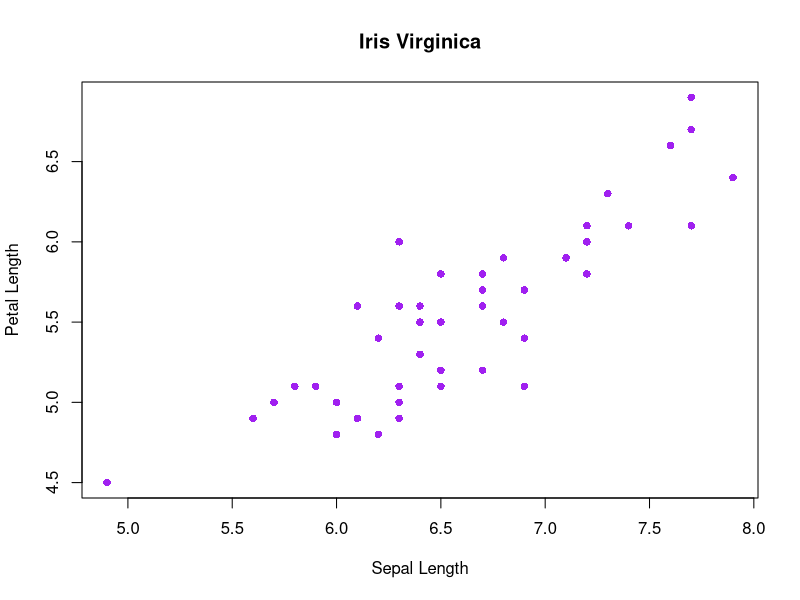
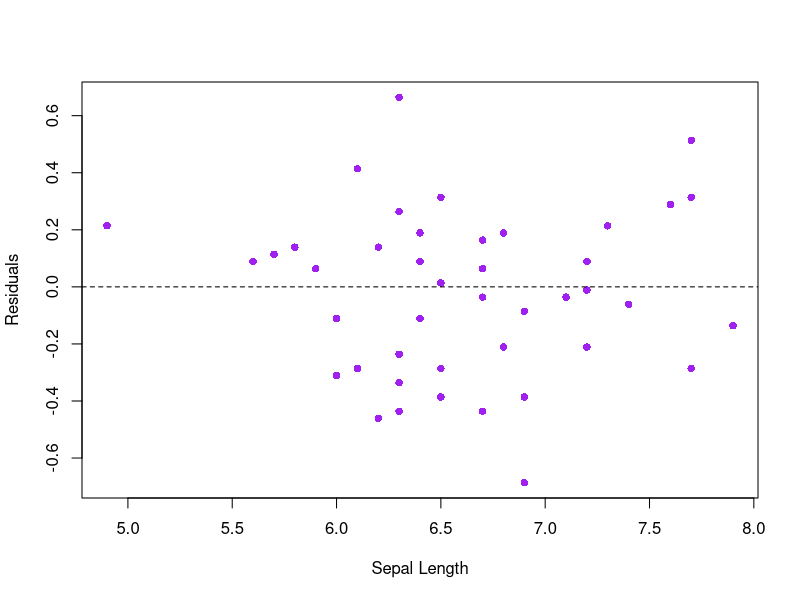
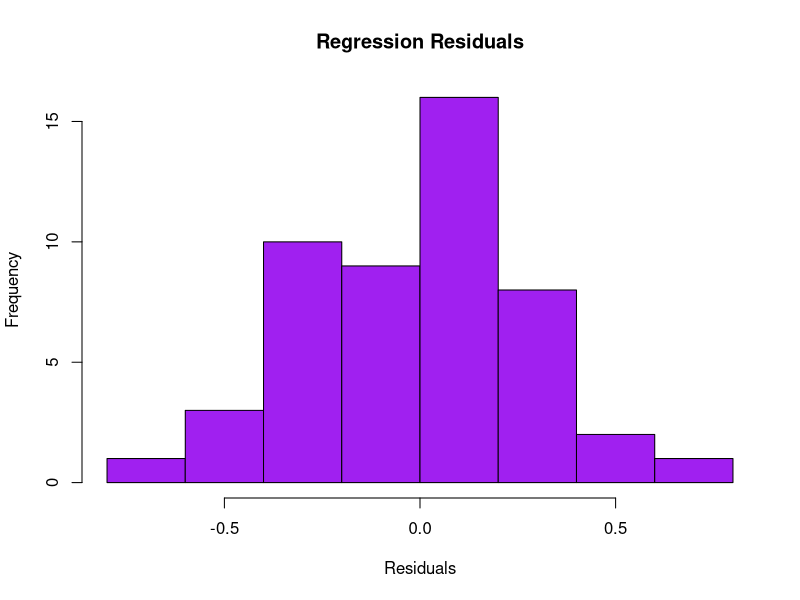
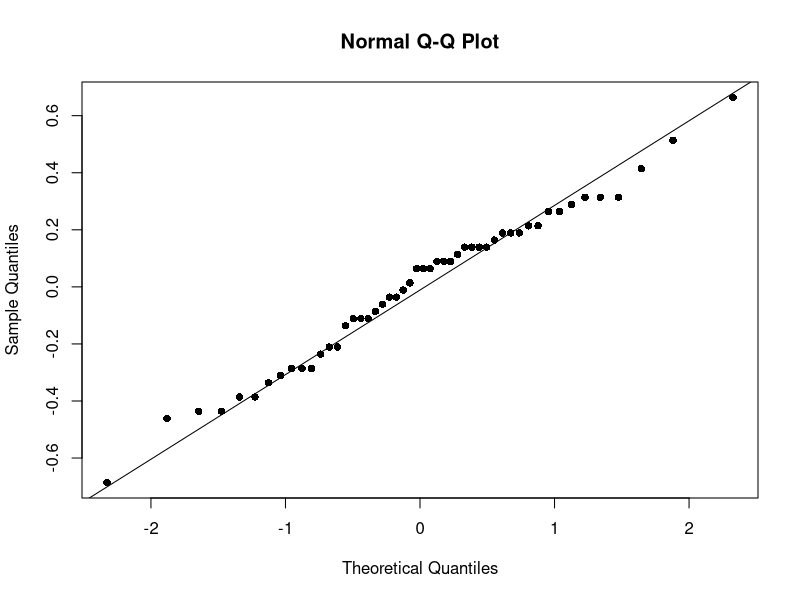

Recreate these plots in R, in order.
#Participation Activity in Class
#JIL 2/28/2022 1:21


#assigning working database
setwd("Z:/students/jlopez/GitHub/")

iris

#subset for Iris Virginica
flower<- iris[iris$Species == "virginica",]

#linear model relating petal length to sepal length
fit<- lm(flower$Petal.Length~flower$Sepal.Length)

#view results
summary(fit)

#creating scatterplot, comes first before linear model to see if the relationship
  #is even linear
plot(flower$Sepal.Length, flower$Petal.Length,
     main="Iris Virginica",
     xlab= "Sepal Length",
     ylab= "Petal Length",
     col= "purple", pch=16)

#does seem to have some kind of relationship based on plot

#residual obj
residuals<-summary(fit)$residuals

#plot residuals, stores in regressions summary
plot(flower$Sepal.Length, residuals,
     xlab = "Sepal Length",
     ylab = "Residuals",
     col= "purple",
     pch=16)

#add a horizontal line to reference
abline(h=0, lty= "dashed")

#Histogram of residuals
hist(residuals,
     main= "Regression Residuals",
     xlab = "Residuals",
     col= "purple")

#shapiro wilks test
shapiro.test(residuals)

#qq plot
qqnorm(residuals, pch=16)

qqline(residuals, datax = FALSE, distribution = qnorm,
       probs = c(0.25, 0.75), qtype = 7, pch=16)
















